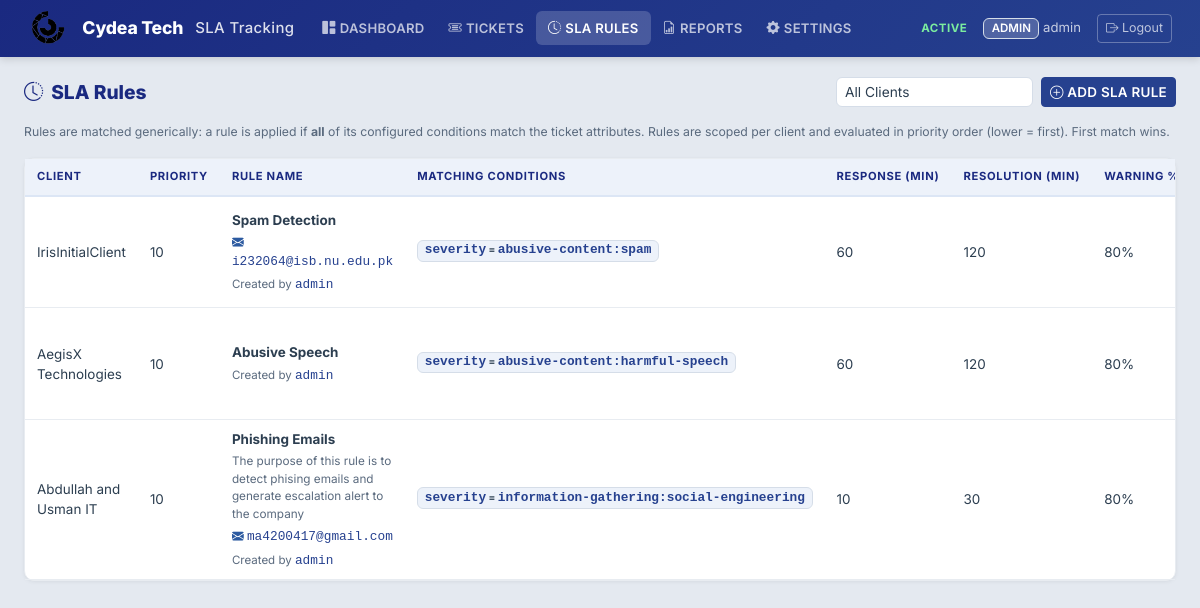
Page /sla-rules (signed in) on the committed database.
### models/user.py (models this page shows, shortened)
class User(UserMixin, db.Model):
    __tablename__ = "users"
    id = db.Column(db.Integer, primary_key=True)
    username = db.Column(db.String(80), unique=True, nullable=False, index=True)
    email = db.Column(db.String(255), unique=True, nullable=True)
    password_hash = db.Column(db.String(255), nullable=False)
    role = db.Column(db.String(20), nullable=False, default=ROLE_VIEWER)
    is_active_user = db.Column(db.Boolean, default=True, nullable=False)
    created_at = db.Column(db.DateTime, default=lambda: datetime.now(timezone.utc))
    reports_generated = db.relationship("Report", backref="generated_by_user", lazy="dynamic")
    def has_permission(self, permission):
        return permission in ROLE_PERMISSIONS.get(self.role, set())
    @property
    def is_active(self):
        return self.is_active_user

### models/sla_rule.py (models this page shows, shortened)
class SLARule(db.Model):
    __tablename__ = "sla_rules"
    id = db.Column(db.Integer, primary_key=True)
    client_id = db.Column(
        db.Integer, db.ForeignKey("clients.id"), nullable=False, index=True
    )
    rule_name = db.Column(db.String(150), nullable=False)
    description = db.Column(db.Text, nullable=True)
    escalation_email = db.Column(db.String(255), nullable=True)
    created_by = db.Column(db.String(100), nullable=True)
    updated_by = db.Column(db.String(100), nullable=True)
    priority = db.Column(db.Integer, nullable=False, default=0)
    conditions = db.relationship(
        "SLARuleCondition",
        backref="sla_rule",
        cascade="all, delete-orphan",
        lazy="joined"
    )
    response_sla_minutes = db.Column(db.Integer, nullable=True)  # optional
    resolution_sla_minutes = db.Column(db.Integer, nullable=False)
    warning_threshold_percent = db.Column(db.Integer, nullable=False, default=80)
    business_hours_only = db.Column(db.Boolean, nullable=False, default=False)
    applies_to_status = db.Column(db.String(300), nullable=True)
    stop_status = db.Column(db.String(300), nullable=True)
    pause_status = db.Column(db.String(300), nullable=True)
    is_active = db.Column(db.Boolean, default=True, nullable=False, index=True)
    created_at = db.Column(db.DateTime, default=lambda: datetime.now(timezone.utc))
    updated_at = db.Column(
        db.DateTime,
        default=lambda: datetime.now(timezone.utc),
        onupdate=lambda: datetime.now(timezone.utc),
    )
    tickets = db.relationship("Ticket", backref="sla_rule", lazy="dynamic")

class SLARuleCondition(db.Model):
    __tablename__ = "sla_rule_conditions"
    id = db.Column(db.Integer, primary_key=True)
    sla_rule_id = db.Column(
        db.Integer,
        db.ForeignKey("sla_rules.id", ondelete="CASCADE"),
        nullable=False,
        index=True,
    )
    field_name = db.Column(db.String(100), nullable=False)
    field_value = db.Column(db.String(150), nullable=False)

### models/client.py (models this page shows, shortened)
class Client(db.Model):
    __tablename__ = "clients"
    id = db.Column(db.Integer, primary_key=True)
    name = db.Column(db.String(200), unique=True, nullable=False)
    iris_customer_id = db.Column(db.String(100), nullable=True, index=True)
    city = db.Column(db.String(100), nullable=True, default="Islamabad")
    timezone = db.Column(db.String(50), nullable=False, default="Asia/Karachi")
    business_hours_start = db.Column(db.String(10), nullable=True)
    business_hours_end = db.Column(db.String(10), nullable=True)
    business_hours_days = db.Column(db.String(50), nullable=True)
    is_active = db.Column(db.Boolean, default=True, nullable=False)
    created_at = db.Column(db.DateTime, default=lambda: datetime.now(timezone.utc))
    updated_at = db.Column(
        db.DateTime,
        default=lambda: datetime.now(timezone.utc),
        onupdate=lambda: datetime.now(timezone.utc),
    )
    sla_rules = db.relationship("SLARule", backref="client", lazy="dynamic")
    tickets = db.relationship("Ticket", backref="client", lazy="dynamic")
    field_mappings = db.relationship("FieldMapping", backref="client", lazy="dynamic")

### routes/sla_rule_routes.py (the view)
@sla_rule_bp.route("/sla-rules")
@login_required
@permission_required("manage_sla_rules")
def rule_list():
    client_id = request.args.get("client_id", type=int)
    query = SLARule.query
    if client_id:
        query = query.filter_by(client_id=client_id)
    rules = query.order_by(SLARule.client_id.asc(), SLARule.priority.asc(), SLARule.id.asc()).all()
    clients = Client.query.filter_by(is_active=True).order_by(Client.name).all()
    return render_template(
        "sla_rules.html",
        rules=rules,
        clients=clients,
        selected_client_id=client_id,
    )

### templates/sla_rules.html (shortened to what this page needs)
{% extends "base.html" %}
{% block content %}
<div class="dashboard-header">
    <h3><i class="bi bi-clock-history me-2"></i>SLA Rules</h3>
    <div class="d-flex gap-2 align-items-center">
        <form method="GET" class="d-flex gap-2 align-items-center">
            <select name="client_id" class="form-select form-select-sm" style="width:auto;" onchange="this.form.submit()">
                <option value="">All Clients</option>
            </select>
        </form>
        <a href="{{ url_for('sla_rules.rule_create') }}" class="btn btn-primary btn-sm">
            <i class="bi bi-plus-circle"></i> Add SLA Rule
        </a>
    </div>
</div>
<p class="text-muted small">
    Rules are matched generically: a rule is applied if <strong>all</strong> of its configured conditions match the ticket attributes.
    Rules are scoped per client and evaluated in priority order (lower = first). First match wins.
</p>
<div class="card p-0">
    <div class="table-responsive">
        <table class="table table-hover mb-0 align-middle">
            <thead>
                <tr>
                    <th>Client</th><th>Priority</th><th>Rule Name</th><th>Matching Conditions</th>
                    <th>Response (min)</th><th>Resolution (min)</th><th>Warning %</th><th>Biz Hrs</th><th>Active</th><th></th>
                </tr>
            </thead>
            <tbody>
            {% for rule in rules %}
                <tr>
                    <td>{{ rule.client.name if rule.client else '—' }}</td>
                    <td>{{ rule.priority }}</td>
                    <td>
                        <strong>{{ rule.rule_name }}</strong>
                        {% if rule.description %}<div class="text-muted small mt-1">{{ rule.description }}</div>{% endif %}
                        {% if rule.escalation_email %}<div class="text-info small mt-1"><i class="bi bi-envelope-fill"></i> <code>{{ rule.escalation_email }}</code></div>{% endif %}
                        <div class="text-muted mt-1" style="font-size:0.72rem;">{% if rule.created_by %}Created by <code>{{ rule.created_by }}</code>{% endif %}</div>
                    </td>
                    <td>{% for cond in rule.conditions %}<span class="badge bg-light text-dark border mb-1"><code>{{ cond.field_name }}</code> = <code>{{ cond.field_value }}</code></span>{% if not loop.last %}<br>{% endif %}{% else %}<span class="text-muted small">— None —</span>{% endfor %}</td>
                    <td>{{ rule.response_sla_minutes or '-' }}</td>
                    <td>{{ rule.resolution_sla_minutes }}</td>
                    <td>{{ rule.warning_threshold_percent }}%</td>
                </tr>
            {% else %}
                <tr><td colspan="11" class="text-center text-muted py-4">No SLA rules configured yet.</td></tr>
            {% endfor %}
            </tbody>
        </table>
    </div>
</div>
{% endblock %}

### templates/base.html (shortened to what this page needs)
<!DOCTYPE html>
<html lang="en">
<head>
    <link href="https://cdn.jsdelivr.net/npm/bootstrap@5.3.3/dist/css/bootstrap.min.css" rel="stylesheet">
    <link href="https://cdn.jsdelivr.net/npm/bootstrap-icons@1.11.3/font/bootstrap-icons.css" rel="stylesheet">
    <link rel="stylesheet" href="https://unpkg.com/leaflet@1.9.4/dist/leaflet.css"/>
    <link href="{{ url_for('static', filename='css/style.css') }}" rel="stylesheet">
</head>
<body>
{% if current_user.is_authenticated %}
<nav class="navbar navbar-expand-lg sticky-top">
    <div class="container-fluid">
        <a class="navbar-brand" href="{{ url_for('dashboard.index') }}">
            <img src="{{ url_for('static', filename='images/image.png') }}" alt="Cydea Tech Logo" style="height: 34px; max-width: 130px; object-fit: contain;" class="me-2">
            <span style="font-weight: 800; letter-spacing: -0.01em;">Cydea Tech</span>
            <span style="font-size: 0.85em; opacity: 0.85; font-weight: 500;" class="ms-1">SLA Tracking</span>
        </a>
        <div class="collapse navbar-collapse" id="navMenu">
            <ul class="navbar-nav me-auto mb-2 mb-lg-0">
                <li class="nav-item">
                    <a class="nav-link {% if request.endpoint == 'dashboard.index' %}active{% endif %}"
                       href="{{ url_for('dashboard.index') }}">
                       <i class="bi bi-grid-1x2-fill me-1"></i>Dashboard</a>
                </li>
                <li class="nav-item">
                    <a class="nav-link {% if request.endpoint and 'tickets.' in request.endpoint %}active{% endif %}"
                       href="{{ url_for('tickets.ticket_list') }}">
                       <i class="bi bi-ticket-detailed me-1"></i>Tickets</a>
                </li>
                {% if current_user.has_permission('manage_sla_rules') %}
                <li class="nav-item">
                    <a class="nav-link {% if request.endpoint and 'sla_rules.' in request.endpoint %}active{% endif %}"
                       href="{{ url_for('sla_rules.rule_list') }}">
                       <i class="bi bi-clock-history me-1"></i>SLA Rules</a>
                </li>
                {% endif %}
                {% if current_user.has_permission('view_reports') %}
                <li class="nav-item">
                    <a class="nav-link {% if request.endpoint and 'reports.' in request.endpoint %}active{% endif %}"
                       href="{{ url_for('reports.report_list') }}">
                       <i class="bi bi-file-earmark-bar-graph me-1"></i>Reports</a>
                </li>
                {% endif %}
                {% if current_user.has_permission('manage_iris_settings') %}
                <li class="nav-item">
                    <a class="nav-link {% if request.endpoint and 'settings.' in request.endpoint %}active{% endif %}"
                       href="{{ url_for('settings.settings_page') }}">
                       <i class="bi bi-gear-fill me-1"></i>Settings</a>
                </li>
                {% endif %}
            </ul>
            <div class="d-flex align-items-center gap-3">
                <span class="status-live"> Active</span>
                <span class="navbar-text">
                    <span class="badge bg-secondary">{{ current_user.role }}</span>
                    {{ current_user.username }}
                </span>
                <a href="{{ url_for('auth.logout') }}" class="btn btn-outline-light btn-sm">
                    <i class="bi bi-box-arrow-right"></i> Logout
                </a>
            </div>
        </div>
    </div>
</nav>
{% endif %}
<div class="container-fluid py-4 px-4">
    {% block content %}{% endblock %}
</div>
</body>
</html>

### static/css/style.css (style rules this page uses)
:root { --blue-900: #0f1a3e; --blue-800: #1a2980; --blue-700: #26418f; --blue-600: #2c5aa0; --blue-500: #3b6eb5; --blue-400: #5a8fd4; --blue-100: #dce6f5; --blue-50: #edf2fa; --bg-page: #e4e9f0; --bg-card: #ffffff; --bg-header: linear-gradient(135deg, #1a2980 0%, #26418f 100%); --text-dark: #2c3e50; --text-medium: #5a6a7e; --text-light: #8899aa; --text-on-blue: #ffffff; --border-color: #d5dde8; --border-light: #e8ecf1; --green: #27ae60; --green-light: #e8f8ef; --red: #e74c3c; --red-light: #fdecea; --amber: #f39c12; --amber-light: #fef9e7; --cyan: #3498db; --shadow-card: 0 1px 4px rgba(0, 0, 0, 0.06), 0 0 1px rgba(0, 0, 0, 0.04); --shadow-hover: 0 4px 12px rgba(0, 0, 0, 0.1); --radius-sm: 6px; --radius-md: 10px; --radius-lg: 14px; --font: 'Inter', -apple-system, 'Segoe UI', Roboto, sans-serif; }
*, *::before, *::after { box-sizing: border-box; }
body { background: var(--bg-page); color: var(--text-dark); font-family: var(--font); font-size: 14px; -webkit-font-smoothing: antialiased; }
h1, h2, h3, h4, h5, h6 { font-weight: 700; color: var(--text-dark); }
.navbar { background: var(--bg-header) !important; border: none; box-shadow: 0 2px 8px rgba(0, 0, 0, 0.15); padding: 0.4rem 1rem; }
.navbar-brand { font-weight: 800; font-size: 1.1rem; color: #ffffff !important; letter-spacing: 0.02em; display: flex; align-items: center; gap: 0.5rem; }
.navbar .nav-link { color: rgba(255, 255, 255, 0.7) !important; font-weight: 600; font-size: 0.82rem; letter-spacing: 0.02em; text-transform: uppercase; padding: 0.45rem 0.75rem !important; border-radius: var(--radius-sm); transition: all 0.15s ease; }
.navbar .nav-link.active { color: #ffffff !important; background: rgba(255, 255, 255, 0.18); }
.navbar-text { color: rgba(255, 255, 255, 0.75) !important; font-size: 0.82rem; }
.navbar .badge.bg-secondary { background: rgba(255, 255, 255, 0.2) !important; color: #ffffff !important; font-weight: 600; font-size: 0.72rem; text-transform: uppercase; }
.navbar .btn-outline-light { color: rgba(255, 255, 255, 0.7); border-color: rgba(255, 255, 255, 0.3); font-size: 0.78rem; }
.navbar .status-live { color: #7bed9f; font-size: 0.72rem; font-weight: 700; text-transform: uppercase; letter-spacing: 0.04em; }
.container-fluid.py-4.px-4 { max-width: 1480px; margin: 0 auto; padding-top: 1.25rem !important; }
.card { background: var(--bg-card); border: 1px solid var(--border-light); border-radius: var(--radius-md); box-shadow: var(--shadow-card); color: var(--text-dark); }
.table { font-size: 0.84rem; --bs-table-bg: transparent; --bs-table-hover-bg: var(--blue-50); }
.table thead th { font-size: 0.7rem; font-weight: 700; text-transform: uppercase; letter-spacing: 0.06em; color: var(--blue-800); border-bottom: 2px solid var(--blue-100); padding: 0.6rem 0.75rem; white-space: nowrap; background: var(--blue-50); }
.table tbody td { padding: 0.55rem 0.75rem; vertical-align: middle; border-bottom-color: var(--border-light); color: var(--text-dark); }
.table code { color: var(--blue-700); font-size: 0.8rem; }
.badge.bg-secondary { background: #f0f3f7 !important; color: var(--text-medium) !important; border: 1px solid var(--border-color); }
.badge.bg-light { background: var(--blue-50) !important; color: var(--text-dark) !important; border: 1px solid var(--border-color) !important; }
.form-control, .form-select { background: #ffffff; border: 1px solid var(--border-color); color: var(--text-dark); font-size: 0.86rem; border-radius: var(--radius-sm); }
.btn-primary { background: var(--blue-700); border-color: var(--blue-700); color: #ffffff; font-weight: 600; font-size: 0.84rem; text-transform: uppercase; letter-spacing: 0.02em; }
code { color: var(--blue-700); font-size: 0.82rem; }
.bg-light { background: var(--blue-50) !important; }
.dashboard-header { display: flex; justify-content: space-between; align-items: center; margin-bottom: 1rem; }
.dashboard-header h3 { font-size: 1.2rem; font-weight: 800; color: var(--blue-800); margin: 0; }
.text-info { color: var(--blue-600) !important; }
.text-muted { color: var(--text-medium) !important; }
a { color: var(--blue-600); }
.badge.bg-light.text-dark { background: var(--blue-50) !important; color: var(--text-dark) !important; border: 1px solid var(--border-color) !important; }

### rows in the picture
User: role "ADMIN", username "admin"
SLARule: client "IrisInitialClient", priority "10", rule_name "Spam Detection", escalation_email "i232064@isb.nu.edu.pk", created_by "admin", response_sla_minutes "60", resolution_sla_minutes "120", warning_threshold_percent "80"
SLARuleCondition: field_name "severity", field_value "abusive-content:spam"
SLARule: client "AegisX Technologies", priority "10", rule_name "Abusive Speech", created_by "admin", response_sla_minutes "60", resolution_sla_minutes "120", warning_threshold_percent "80"
SLARuleCondition: field_name "severity", field_value "abusive-content:harmful-speech"
SLARule: client "Abdullah and Usman IT", priority "10", rule_name "Phishing Emails", description "The purpose of this rule is to detect phising emails and generate escalation alert to the company", escalation_email "ma4200417@gmail.com", created_by "admin", response_sla_minutes "10", resolution_sla_minutes "30", warning_threshold_percent "80"
SLARuleCondition: field_name "severity", field_value "information-gathering:social-engineering"
